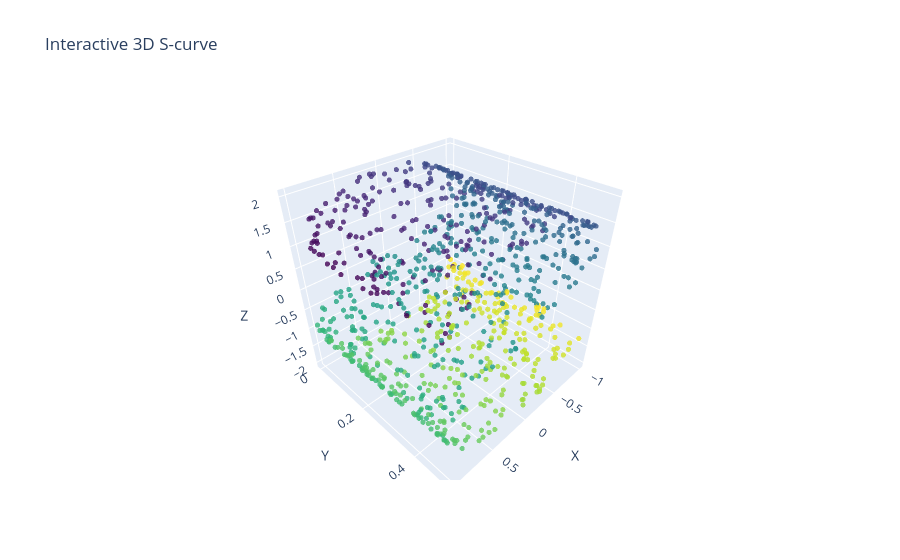

Here is the notebook cell this chart was saved with:
### Code cell
import plotly.graph_objs as go
from sklearn import datasets



fig = go.Figure(data=[go.Scatter3d(
    x=X[:, 0],
    y=X[:, 1],
    z=X[:, 2],
    mode='markers',
    marker=dict(
        size=3,
        color=color,
        colorscale='Viridis',
        opacity=0.8
    )
)])

fig.update_layout(
    title="Interactive 3D S-curve",
    scene=dict(
        xaxis_title='X',
        yaxis_title='Y',
        zaxis_title='Z'
    )
)

fig.show()

### Figure 1 — Plotly figure (JSON) as saved in the notebook; plotly's stock layout.template omitted (floating-point values rounded to 4 significant figures; data arrays with more than 128 entries replaced by an {"elided": "..."} marker saying what was removed)
{"data": [{"marker": {"color": {"elided": "1000 float values"}, "colorscale": [[0, "#440154"], [0.1111, "#482878"], [0.2222, "#3e4989"], [0.3333, "#31688e"], [0.4444, "#26828e"], [0.5556, "#1f9e89"], [0.6667, "#35b779"], [0.7778, "#6ece58"], [0.8889, "#b5de2b"], [1, "#fde725"]], "opacity": 0.8, "size": 3}, "mode": "markers", "type": "scatter3d", "x": {"elided": "1000 float values"}, "y": {"elided": "1000 float values"}, "z": {"elided": "1000 float values"}}], "layout": {"scene": {"xaxis": {"title": {"text": "X"}}, "yaxis": {"title": {"text": "Y"}}, "zaxis": {"title": {"text": "Z"}}}, "title": {"text": "Interactive 3D S-curve"}}}
